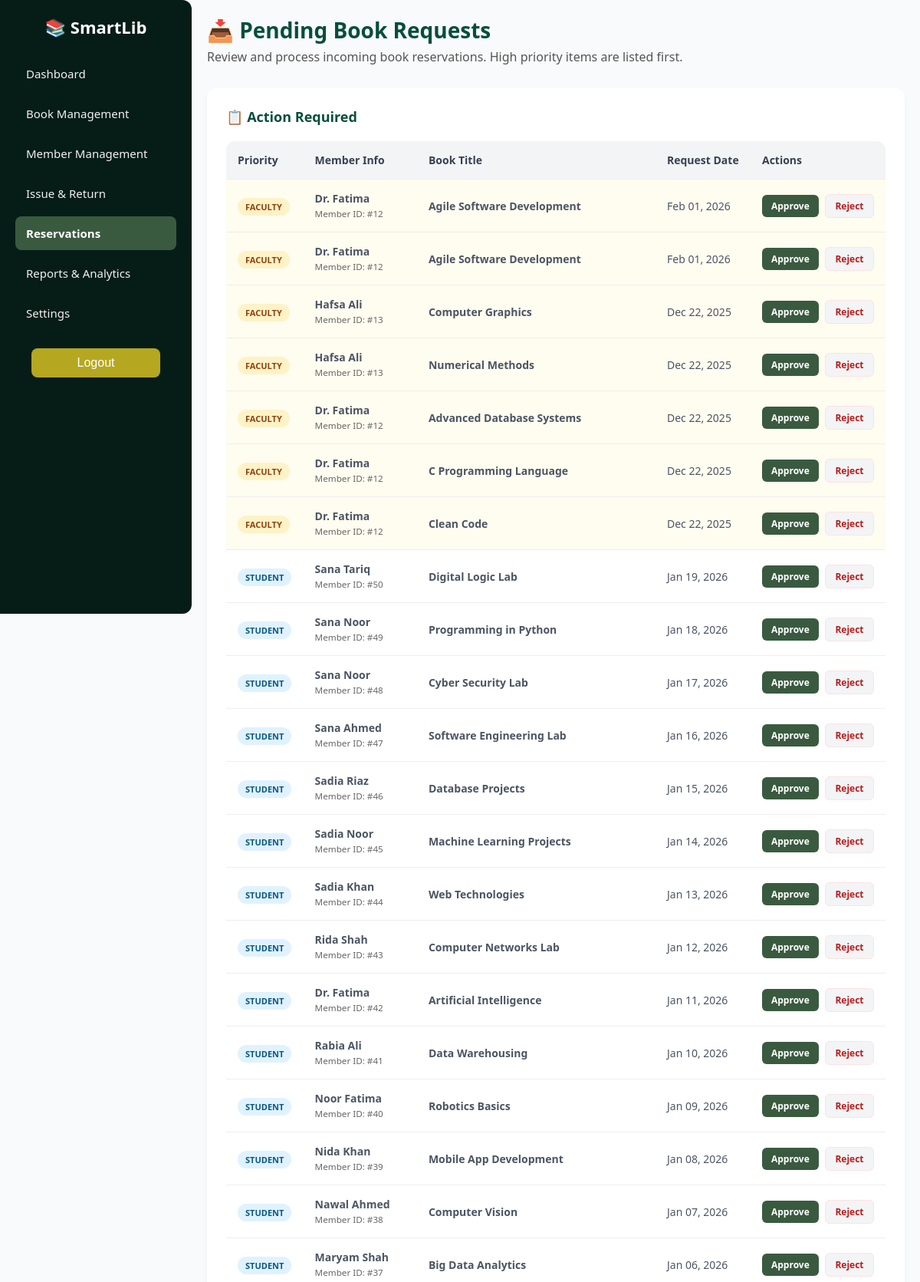
The page /librarian/reservations.php (signed in, upper part) on the database its author committed.
### tables this page shows
CREATE TABLE `requests` (
  `request_id` int(11) NOT NULL,
  `member_id` int(11) NOT NULL,
  `book_title` varchar(150) DEFAULT NULL,
  `author` varchar(150) DEFAULT NULL,
  `request_date` date DEFAULT curdate(),
  `status` enum('pending','approved','rejected','') DEFAULT 'pending',
  `priority` varchar(20) DEFAULT NULL,
  `request_type` varchar(20) DEFAULT NULL
);

CREATE TABLE `members` (
  `member_id` int(11) UNSIGNED NOT NULL,
  `name` varchar(100) NOT NULL,
  `email` varchar(100) NOT NULL,
  `phone` varchar(20) DEFAULT NULL,
  `address` text DEFAULT NULL,
  `role` enum('student','faculty','admin','librarian') NOT NULL,
  `password` varchar(255) NOT NULL,
  `registration_date` timestamp NOT NULL DEFAULT current_timestamp()
);

### librarian/reservations.php (the view, shortened to what this page needs)
<?php
include '../SmartLib.php';
$query = "SELECT r.*, m.name as member_name
          FROM requests r
          JOIN members m ON r.member_id = m.member_id
          ORDER BY CASE WHEN r.priority = 'priority' THEN 1 ELSE 2 END, r.request_date DESC";
$requests = $conn->query($query);
?>
<!DOCTYPE html>
<html lang="en">
<head>
  <link rel="stylesheet" href="../assets/styles/theme.css">
  <link rel="stylesheet" href="../assets/styles/layout.css">
</head>
<body>
  <?php include '../partials/sidebar.php'; ?>
  <div class="main-content">
    <div class="content-header">
      <h1>📥 Pending Book Requests</h1>
      <p>Review and process incoming book reservations. High priority items are listed first.</p>
    </div>
    <div class="action-section">
      <h2>📋 Action Required</h2>
      <table>
        <thead>
          <tr>
            <th>Priority</th>
            <th>Member Info</th>
            <th>Book Title</th>
            <th>Request Date</th>
            <th>Actions</th>
          </tr>
        </thead>
        <tbody>
          <?php if ($requests && $requests->num_rows > 0): ?>
            <?php while ($r = $requests->fetch_assoc()): ?>
              <tr style="<?= $r['priority'] == 'priority' ? 'background: #fffcf0;' : '' ?>">
                <td>
                  <span class="priority-badge <?= $r['priority'] == 'priority' ? 'badge-faculty' : 'badge-student' ?>">
                    <?= $r['priority'] == 'priority' ? 'FACULTY' : 'STUDENT' ?>
                  </span>
                </td>
                <td>
                  <strong><?= htmlspecialchars($r['member_name']) ?></strong><br>
                  <small style="color: #666;">Member ID: #<?= $r['member_id'] ?></small>
                </td>
                <td><strong><?= htmlspecialchars($r['book_title']) ?></strong></td>
                <td><?= date("M d, Y", strtotime($r['request_date'])) ?></td>
                <td>
                  <a href="?action=approve&id=<?= $r['request_id'] ?>" class="btn-action btn-approve">Approve</a>
                  <a href="?action=reject&id=<?= $r['request_id'] ?>" class="btn-action btn-reject"
                    onclick="return confirm('Are you sure you want to reject this request?')">Reject</a>
                </td>
              </tr>
            <?php endwhile; ?>
          <?php endif; ?>
        </tbody>
      </table>
    </div>
  </div>
</body>
</html>

### assets/styles/theme.css (style rules this page uses)
:root { --green-950: #03110d; --green-900: #061d17; --green-800: #083326; --green-700: #064e3b; --green-600: #1f5134; --green-500: #2f6b4a; --green-400: #3a5a40; --green-300: #7fbf9f; --green-200: #bfe3d1; --green-100: #e7f5ef; --accent: #10b981; --danger: #c0392b; --warning: #b5a820; --text: #333333; --muted: #555555; --bg: #f9fafb; --white: #ffffff; --shadow: 0 4px 12px rgba(0, 0, 0, 0.12); --soft-shadow: 0 6px 18px rgba(0, 0, 0, 0.14); --radius: 12px; }
* { margin: 0; padding: 0; box-sizing: border-box; }
html, body { height: 100%; font-family: "Segoe UI", Arial, sans-serif; color: var(--text); background: var(--bg); }

### assets/styles/layout.css (style rules this page uses)
.main-content { margin-left: 250px; padding: 20px; width: calc(100% - 250px); }

### librarian/reservations.php (style rules this page uses)
.content-header { margin-bottom: 30px; }
.content-header h1 { font-size: 28px; color: #064e3b; font-weight: 700; margin-bottom: 5px; }
.content-header p { color: #555; font-size: 16px; }
.action-section { background: #fff; border-radius: 12px; box-shadow: 0 4px 6px rgba(0, 0, 0, 0.05); padding: 25px; }
.action-section h2 { color: #064e3b; font-size: 18px; margin-bottom: 20px; }
table { width: 100%; border-collapse: collapse; border-radius: 12px; overflow: hidden; }
th { background: #f3f4f6; color: #374151; padding: 15px; text-align: left; font-size: 14px; font-weight: 600; border-bottom: 1px solid #eee; }
td { padding: 15px; border-bottom: 1px solid #eee; font-size: 14px; color: #4b5563; }
.priority-badge { padding: 4px 10px; border-radius: 20px; font-size: 11px; font-weight: bold; text-transform: uppercase; }
.badge-faculty { background: #fef3c7; color: #92400e; }
.badge-student { background: #e0f2fe; color: #075985; }
.btn-action { padding: 6px 12px; border-radius: 6px; font-size: 12px; font-weight: 600; text-decoration: none; transition: 0.3s; display: inline-block; }
.btn-approve { background: #3a5a40; color: white; margin-right: 5px; }
.btn-reject { background: #f3f4f6; color: #b91c1c; border: 1px solid #fee2e2; }

### rows shown on the page
requests: priority "FACULTY", member.name "Dr. Fatima", member "12", book_title "Agile Software Development", request_date "Feb 01, 2026"
requests: priority "FACULTY", member.name "Dr. Fatima", member "12", book_title "Agile Software Development", request_date "Feb 01, 2026"
requests: priority "FACULTY", member.name "Hafsa Ali", member "13", book_title "Computer Graphics", request_date "Dec 22, 2025"
requests: priority "FACULTY", member.name "Hafsa Ali", member "13", book_title "Numerical Methods", request_date "Dec 22, 2025"
requests: priority "FACULTY", member.name "Dr. Fatima", member "12", book_title "Advanced Database Systems", request_date "Dec 22, 2025"
requests: priority "FACULTY", member.name "Dr. Fatima", member "12", book_title "C Programming Language", request_date "Dec 22, 2025"
requests: priority "FACULTY", member.name "Dr. Fatima", member "12", book_title "Clean Code", request_date "Dec 22, 2025"
requests: shows "STUDENT", member.name "Sana Tariq", member "50", book_title "Digital Logic Lab", request_date "Jan 19, 2026"
requests: shows "STUDENT", member.name "Sana Noor", member "49", book_title "Programming in Python", request_date "Jan 18, 2026"
requests: shows "STUDENT", member.name "Sana Noor", member "48", book_title "Cyber Security Lab", request_date "Jan 17, 2026"
requests: shows "STUDENT", member.name "Sana Ahmed", member "47", book_title "Software Engineering Lab", request_date "Jan 16, 2026"
requests: shows "STUDENT", member.name "Sadia Riaz", member "46", book_title "Database Projects", request_date "Jan 15, 2026"
requests: shows "STUDENT", member.name "Sadia Noor", member "45", book_title "Machine Learning Projects", request_date "Jan 14, 2026"
requests: shows "STUDENT", member.name "Sadia Khan", member "44", book_title "Web Technologies", request_date "Jan 13, 2026"
requests: shows "STUDENT", member.name "Rida Shah", member "43", book_title "Computer Networks Lab", request_date "Jan 12, 2026"
requests: shows "STUDENT", member.name "Dr. Fatima", member "42", book_title "Artificial Intelligence", request_date "Jan 11, 2026"
requests: shows "STUDENT", member.name "Rabia Ali", member "41", book_title "Data Warehousing", request_date "Jan 10, 2026"
requests: shows "STUDENT", member.name "Noor Fatima", member "40", book_title "Robotics Basics", request_date "Jan 09, 2026"
requests: shows "STUDENT", member.name "Nida Khan", member "39", book_title "Mobile App Development", request_date "Jan 08, 2026"
requests: shows "STUDENT", member.name "Nawal Ahmed", member "38", book_title "Computer Vision", request_date "Jan 07, 2026"
requests: shows "STUDENT", member.name "Maryam Shah", member "37", book_title "Big Data Analytics", request_date "Jan 06, 2026"
